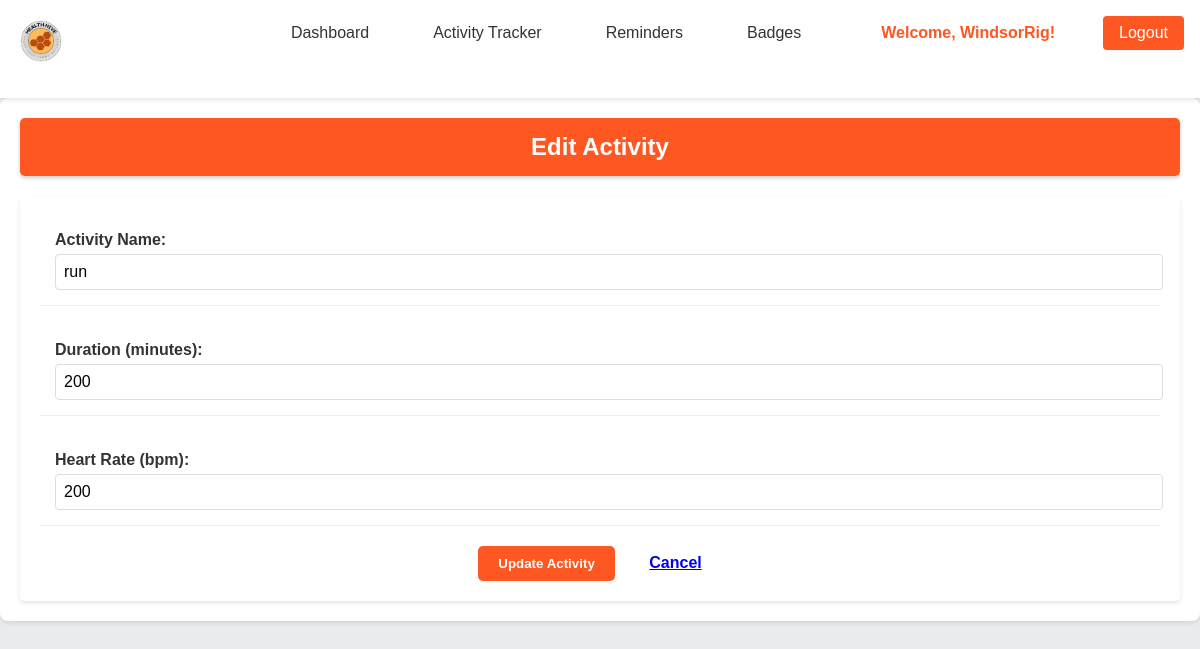
The page /tracker/edit/10/ (signed in) on the database its author committed.
### accounts/models.py (models this page shows, shortened)
class CustomUser(AbstractUser):
    phone_number = models.CharField(max_length=15, blank=True)
    groups = models.ManyToManyField(
        'auth.Group',
        related_name='custom_user_set',
        blank=True,
        help_text='The groups this user belongs to.',
        verbose_name='groups',
    )
    user_permissions = models.ManyToManyField(
        'auth.Permission',
        related_name='custom_user_set',
        blank=True,
        help_text='Specific permissions for this user.',
        verbose_name='user permissions',
    )
    class Meta:
        verbose_name = 'User'
        verbose_name_plural = 'Users'
        ordering = ['-date_joined']

### tracker/models.py (models this page shows, shortened)
class Activity(models.Model):
    user = models.ForeignKey(
        settings.AUTH_USER_MODEL,
        on_delete=models.CASCADE,
        related_name='activities',
        verbose_name='User'
    )
    name = models.CharField(max_length=255, default="Exercise", db_index=True)
    duration_minutes = models.IntegerField(
        help_text="Duration of the activity in minutes",
        validators=[
            MinValueValidator(1, message="N/A, please try again"),
            MaxValueValidator(300, message="Please limit exercise to 5 hours per session")
        ]
    )
    heart_rate = models.IntegerField(
        help_text="Average heart rate during the exercise",
        validators=[
            MinValueValidator(40, message="N/A, please try again"),
            MaxValueValidator(220, message="N/A, please try again")
        ]
    )
    calories_burned = models.IntegerField(
        blank=True,
        null=True,
        db_index=True,
        validators=[
            MinValueValidator(0, message="Calories burned cannot be negative"),
            MaxValueValidator(5000, message="Calories burned seems too high")
        ]
    )
    date = models.DateTimeField(auto_now_add=True, db_index=True)
    class Meta:
        indexes = [
            models.Index(fields=['date', 'name']),
            models.Index(fields=['calories_burned', 'date']),
            models.Index(fields=['user', 'date']),
        ]
        ordering = ['-date']
        verbose_name = 'Activity'
        verbose_name_plural = 'Activities'

### tracker/views.py (the view)
# urls.py: path('edit/<int:pk>/', views.edit_activity, name='edit_activity'),
@login_required
def edit_activity(request, pk):
    activity = get_object_or_404(Activity, pk=pk, user=request.user)
    if request.method == 'POST':
        form = ActivityForm(request.POST, instance=activity)
        if form.is_valid():
            form.save()
            messages.success(request, 'Activity updated successfully!')
            return redirect('activity_list')
        else:
            messages.error(request, 'Please correct the errors below.')
    else:
        form = ActivityForm(instance=activity)
    return render(request, 'tracker/edit_activity.html', {'form': form, 'activity': activity})

### tracker/forms.py
class ActivityForm(forms.ModelForm):
    class Meta:
        model = Activity
        fields = ['name', 'duration_minutes', 'heart_rate']
        widgets = {
            'duration_minutes': forms.NumberInput(attrs={
                'min': '1',
                'max': '300',
                'required': True,
            }),
            'heart_rate': forms.NumberInput(attrs={
                'min': '40',
                'max': '220',
                'required': True,
            })
        }

### tracker/templates/tracker/edit_activity.html (shortened to what this page needs)
{% extends 'base.html' %}
{% load static %}
{% block extra_css %}
<link rel="stylesheet" href="{% static 'tracker/edittrackerstyles.css' %}">
{% endblock %}
{% block content %}
<div class="container">
    <div class="tracker-header">
        <h1>Edit Activity</h1>
    </div>
    <div class="edit-list">
        <form method="POST" class="edit-form">
            <div class="edit-item">
                <label for="name">Activity Name:</label>
                <input type="text" id="name" name="name" value="{{ activity.name }}" required>
            </div>
            <div class="edit-item">
                <label for="duration_minutes">Duration (minutes):</label>
                <input type="number" id="duration_minutes" name="duration_minutes"
                       value="{{ activity.duration_minutes }}" min="1" max="300" required>
            </div>
            <div class="edit-item">
                <label for="heart_rate">Heart Rate (bpm):</label>
                <input type="number" id="heart_rate" name="heart_rate"
                       value="{{ activity.heart_rate }}" min="40" max="220" required>
            </div>
            <div class="edit-action">
                <button type="submit" class="btn btn-primary">Update Activity</button>
                <a href="{% url 'activity_list' %}" class="btn">Cancel</a>
            </div>
        </form>
    </div>
</div>
{% endblock %}

### templates/base.html (shortened to what this page needs)
<!DOCTYPE html>
<html lang="en">
<head>
    {% load static %}
    <link rel="stylesheet" href="{% static 'accounts/dashboard.css' %}">
    {% block extra_css %}{% endblock %}
</head>
<body>
    <header>
        <nav>
            <img src="{% static 'home/HEALTH_HIVE__2.png' %}" alt="Health Hive Logo" class="logo-img">
            <div class="nav-links">
                <a href="{% url 'dashboard' %}" class="nav-link {% if request.resolver_match.url_name == 'dashboard' %}active{% endif %}">Dashboard</a>
                <a href="{% url 'activity_list' %}" class="nav-link {% if request.resolver_match.url_name == 'activity_list' %}active{% endif %}">Activity Tracker</a>
                <a href="{% url 'reminder_list' %}" class="nav-link {% if request.resolver_match.url_name == 'reminder_list' %}active{% endif %}">Reminders</a>
                <a href="{% url 'badges' %}" class="nav-link {% if request.resolver_match.url_name == 'badges' %}active{% endif %}">Badges</a>
                <span class="username">Welcome, {{ user.username }}!</span>
                <a href="{% url 'logout' %}" class="logout-btn">Logout</a>
            </div>
        </nav>
    </header>
    <main>
        {% block content %}
        {% endblock %}
    </main>
</body>
</html>

### accounts/static/accounts/dashboard.css (style rules this page uses)
body { margin: 0; font-family: 'Inter', sans-serif; background-color: #f4f4f9; }
header { background-color: white; box-shadow: 0 2px 4px rgba(0,0,0,0.1); padding: 1rem; position: sticky; top: 0; z-index: 100; }
nav { display: flex; justify-content: space-between; align-items: center; max-width: 1200px; margin: 0 auto; padding-bottom: 1rem; position: relative; }
.logo-img { height: 50px; width: auto; }
.nav-links { display: flex; gap: 2rem; align-items: center; position: relative; padding-bottom: 1rem; }
.nav-link { text-decoration: none; color: #333; padding: 0.5rem 1rem; position: relative; transition: color 0.3s; white-space: nowrap; }
.logout-btn { margin-left: 1rem; background-color: #FF5722; color: white; padding: 0.5rem 1rem; border-radius: 4px; text-decoration: none; }
.username { margin-left: 2rem; color: #FF5722; font-weight: bold; }

### tracker/static/tracker/edittrackerstyles.css (style rules this page uses)
body { font-family: 'Arial', sans-serif; margin: 0; padding: 0; background-color: #e9ecef; }
.container { max-width: 1200px; margin: 0 auto; padding: 20px; background-color: #fff; border-radius: 8px; box-shadow: 0 2px 4px rgba(0, 0, 0, 0.1); }
.tracker-header { background-color: #FF5722; color: white; padding: 15px; text-align: center; border-radius: 5px; margin-bottom: 20px; box-shadow: 0 2px 4px rgba(0, 0, 0, 0.2); }
.tracker-header h1 { margin: 0; font-size: 24px; }
.edit-list { background-color: white; border-radius: 5px; padding: 20px; box-shadow: 0 2px 4px rgba(0, 0, 0, 0.1); }
.edit-form { width: 100%; }
.edit-item { margin-bottom: 20px; padding: 15px; border-bottom: 1px solid #eee; }
.edit-item label { display: block; margin-bottom: 5px; font-weight: bold; color: #333; }
.edit-item input { width: 100%; padding: 8px; border: 1px solid #ddd; border-radius: 4px; font-size: 16px; }
.edit-action { margin-top: 20px; text-align: center; }
.btn { padding: 10px 20px; border: none; border-radius: 5px; cursor: pointer; font-weight: bold; margin: 0 5px; transition: background-color 0.3s; }
.btn-primary { background-color: #FF5722; color: white; }

### rows shown on the page
CustomUser: username "WindsorRig"
Activity: name "run", duration_minutes "200", heart_rate "200"
